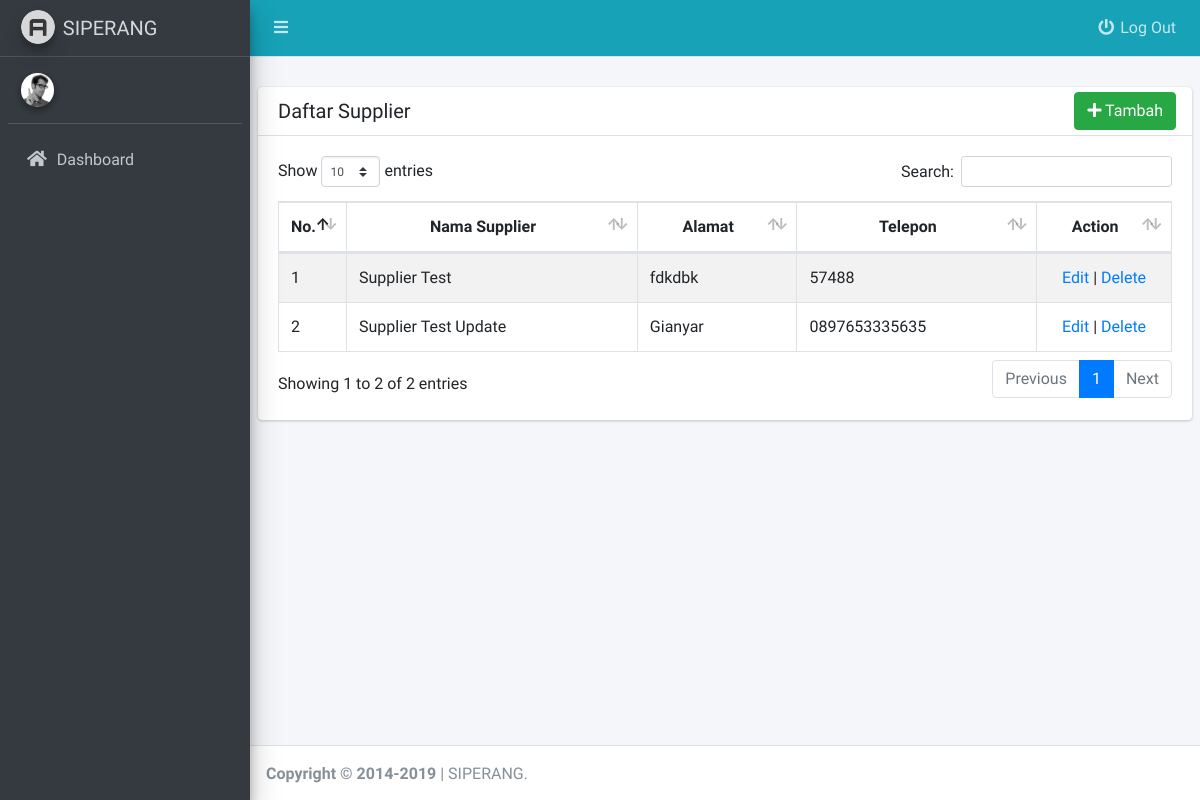
Before: /index.php/c_supplier with the older database file.
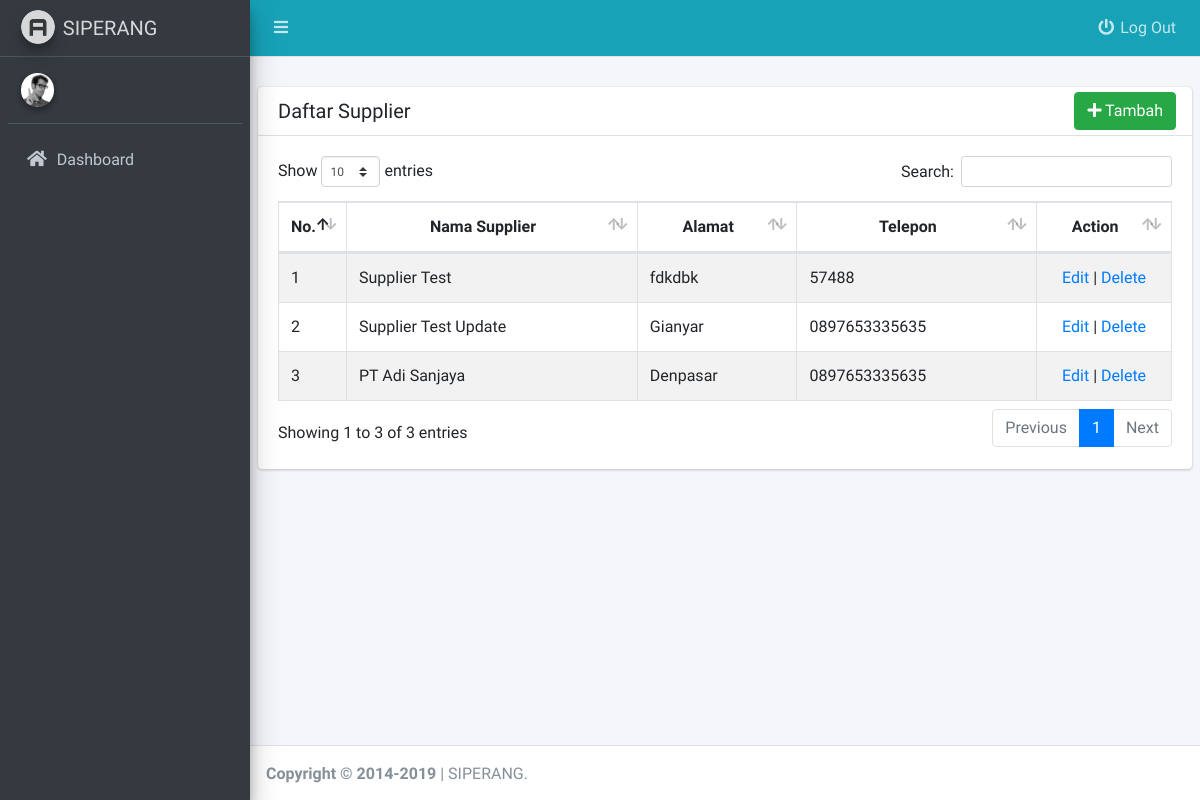
After: the same page with the newer database file.
### tables this page shows
CREATE TABLE `tbl_supplier` (
  `Kode_Supplier` varchar(100) NOT NULL,
  `Nama_Supplier` varchar(100) DEFAULT NULL,
  `Alamat_Supplier` varchar(255) DEFAULT NULL,
  `No_Tlp` varchar(255) DEFAULT NULL,
  `isAktif` int(1) DEFAULT NULL,
  PRIMARY KEY (`Kode_Supplier`)
);

### application/controllers/c_supplier.php (called while the page is built, shortened)
<?php
class C_supplier extends CI_Controller
{
  public function __construct()
  {
    $this->load->model(['m_supplier', 'm_barang']);
  }
  public function index()
  {
    $template['title'] = 'siperang | DAFTAR SUPPLIER';
    $data['listSupplier'] = $this->m_supplier->dataSupplier();
    $this->load->view('template/v_head', $template);
    $this->load->view('template/v_topmenu');
    $this->load->view('template/v_sidebar');
    $this->load->view('template/js');
    $this->load->view('supplier/v_view', $data);
    $this->load->view('template/v_foot');
  }
}

### index.php (called while the page is built, shortened)
<?php
require_once BASEPATH.'core/CodeIgniter.php';

### application/models/m_supplier.php (called while the page is built, shortened)
<?php
class M_supplier extends CI_Model
{
  function dataSupplier()
  {
    return $this->db->query("SELECT * FROM tbl_supplier")->result();
  }
}

### application/views/supplier/v_view.php (the view, shortened to what this page needs)
<div class="content">
  <div class="content-fluid">
    <div class="card">
      <div class="card-header">
        <h3 class="card-title">Daftar Supplier</h3>
        <div class="card-tools">
          <a href="<?php echo base_url() . 'c_supplier/tambahSupplier' ?>" class="btn btn-success"><i class="fas fa-plus"></i> Tambah</a>
        </div>
      </div>
      <div class="card-body">
        <div class="table-responsive">
          <table id="t_user" class="table table-striped table-bordered">
            <thead>
              <tr>
                <th style="width: 5%">No.</th>
                <th>Nama Supplier</th>
                <th>Alamat</th>
                <th>Telepon</th>
                <th style="width: 15%">Action</th>
              </tr>
            </thead>
            <tbody>
              <?php foreach ($listSupplier as $key => $supplier) : ?>
                <tr>
                  <td><?php echo $key + 1 ?></td>
                  <td><?php echo ucwords($supplier->Nama_Supplier) ?></td>
                  <td><?php echo $supplier->Alamat_Supplier ?></td>
                  <td><?php echo $supplier->No_Tlp ?></td>
                  <td>
                    <center>
                      <a href="<?php echo base_url() . 'c_supplier/editSupplier/' . $supplier->Kode_Supplier ?>">Edit</a> | <a id-pk="<?php echo $supplier->Kode_Supplier ?>" id="btnDelete" href="javascript:void(0)"> Delete</a>
                    </center>
                  </td>
                </tr>
              <?php endforeach; ?>
            </tbody>
          </table>
        </div>
      </div>
    </div>
  </div>
</div>

### application/views/template/v_head.php (shortened to what this page needs)
<!DOCTYPE html>
<html lang="en">
<head>
  <link rel="stylesheet" href="<?php echo base_url() . 'assets/plugins/fontawesome-free/css/all.min.css' ?>">
  <link rel="stylesheet" href="<?php echo base_url() . 'assets/dist/css/adminlte.min.css' ?>">
  <link rel="stylesheet" href="<?php echo base_url() . 'assets/plugins/datatables/dataTables.bootstrap4.css' ?>">
  <link rel="stylesheet" href="<?php echo base_url() . 'assets/plugins/sweetalert2/sweetalert2.min.css' ?>">
  <link rel="stylesheet" href="<?php echo base_url() . 'assets/plugins/select2/css/select2.min.css' ?>">
  <link rel="stylesheet" href="<?php echo base_url() . 'assets/plugins/iCheck/all.css' ?>">
  <link rel="stylesheet" href="<?php echo base_url() . 'assets/plugins/bootstrap-datepicker/dist/css/bootstrap-datepicker.css' ?>">
  <link rel="stylesheet" href="<?php echo base_url() . 'assets/custom.css' ?>">
</head>

### application/views/template/v_topmenu.php
<body class="hold-transition sidebar-mini">
  <div class="wrapper">
    <nav class="main-header navbar navbar-expand navbar-cyan navbar-dark">
      <ul class="navbar-nav">
        <li class="nav-item">
          <a class="nav-link" data-widget="pushmenu" href="#"><i class="fas fa-bars"></i></a>
        </li>
      </ul>
      <ul class="navbar-nav ml-auto">
        <li class="nav-item">
          <a class="nav-link" href="<?php echo base_url() . 'c_auth/logout' ?>"><i class="fas fa-fw fa-power-off"></i> Log Out</a>
        </li>
      </ul>
    </nav>

### application/views/template/v_sidebar.php (shortened to what this page needs)
<aside class="main-sidebar sidebar-dark-info elevation-4">
  <a href="index3.html" class="brand-link">
    <img src="<?php echo base_url() . 'assets/dist/img/AdminLTELogo.png' ?>" alt="AdminLTE Logo" class="brand-image img-circle elevation-3" style="opacity: .8">
    <span class="brand-text font-weight-light">SIPERANG</span>
  </a>
  <div class="sidebar">
    <div class="user-panel mt-3 pb-3 mb-3 d-flex">
      <div class="image">
        <img src="<?php echo base_url() . 'assets/dist/img/user2-160x160.jpg' ?>" class="img-circle elevation-2" alt="User Image">
      </div>
      <div class="info">
      </div>
    </div>
    <nav class="mt-2">
      <ul class="nav nav-pills nav-sidebar flex-column" data-widget="treeview" role="menu" data-accordion="false">
        <?php if ($this->session->userdata('bagian') != '2') : ?>
          <li class="nav-item">
            <a href="<?php echo base_url() . 'c_dashboard/index' ?>" class="nav-link">
              <i class="nav-icon fas fa-home"></i>
              <p>
                Dashboard
              </p>
            </a>
          </li>
        <?php endif; ?>
      </ul>
    </nav>
  </div>
</aside>
<div class="content-wrapper">
  <div class="content-header">
  </div>

### application/views/template/v_foot.php (shortened to what this page needs)
</div>
<footer class="main-footer">
  <strong>Copyright &copy; 2014-<?php echo date('Y') ?> </strong> | SIPERANG.
</footer>
</div>
</body>
</html>

### assets/custom.css (style rules this page uses)
table thead > tr { text-align: center }
.card-header > .card-tools { top: .3rem; }

Changed rows visible on the page:
added tbl_supplier: Nama_Supplier "PT Adi Sanjaya", Alamat_Supplier "Denpasar", No_Tlp "0897653335635"
Other visible differences:
text written by a page script: "Show entries Search: Showing 1 to 2 of 2 entries Previous 1 Next" → "Show entries Search: Showing 1 to 3 of 3 entries Previous 1 Next"
